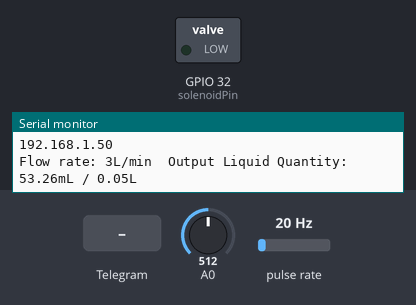
Simulated run of this sketch. Board: ESP8266 (NodeMCU). Shown: switched loads named in the sketch (green lamp = pin HIGH), the last lines printed to the serial monitor. Wiring (inferred from the names in the program): pulse sensor: data GPIO 27. The test bench sets the inputs (shaded band); at power-on: A0 = 512, pulse rate 20 Hz. WiFi joins after 1.5 s; servers stay silent unless stated.

Above: at 3.2 s.
3.3 s: Telegram message "/Open" received
At 4.9 s:
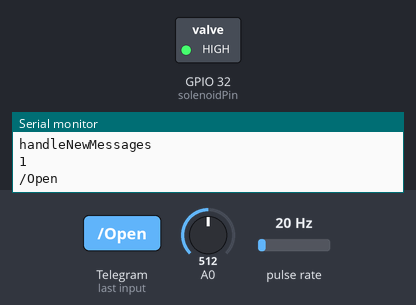
7.0 s: Telegram message "/Close" received
At 9.0 s:
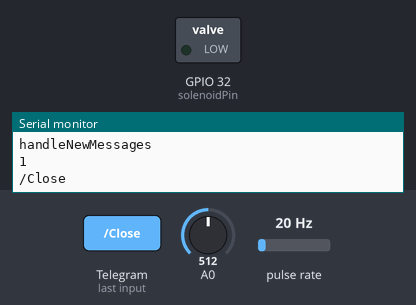
9.2 s: A0 set to 488
At 10.9 s:
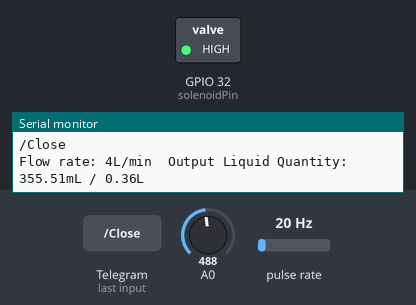
Timing chart, 0 to 12.4 s (numbered marks = the images above; inputs shaded):
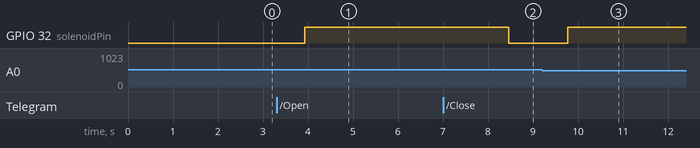

Measured:
- the behaviour switches between 500 and 499 on A0 (found by bisection; images 2 and 3)
- after the input at 3.3 s, GPIO 32 (solenoidPin): LOW → HIGH after 0.62 s
- after the input at 7.0 s, GPIO 32 (solenoidPin): HIGH → LOW after 1.5 s
- after the input at 9.2 s, GPIO 32 (solenoidPin): LOW → HIGH after 0.57 s

The sketch:

Monitoring_Water_Level.ino
```cpp
#ifdef ESP32
#include <WiFi.h>
#else
#include <ESP8266WiFi.h>
#endif
#include <WiFiClientSecure.h>
#include <UniversalTelegramBot.h>
#include <ArduinoJson.h>

//wifi
const char* ssid = "AndroidAP5387"; //isi sendiri bro
const char* password = "pyuh6248"; //isi sendiri bro

// Initialize Telegram BOT
#define BOTtoken "5752726455:AAEODC5VlCuh4l3iDjOZTLi87HHAWk5hk2c" // your Bot Token (Get from Botfather)

// ID Telegram
#define CHAT_ID "1693413651" // ID Tele mu

#ifdef ESP8266
  X509List cert(TELEGRAM_CERTIFICATE_ROOT);
#endif

WiFiClientSecure client;
UniversalTelegramBot bot(BOTtoken, client);

// cek pesan tiap 1 detik
int botRequestDelay = 1000;
unsigned long lastTimeBotRan;
//------------------------------------------------------------------------------------
//SOLENOID VALVE
int solenoidPin = 32;

//FLOW METER SENSOR
int sensorPin = 27;
volatile long pulse;
unsigned long lastTime;
float volume;
float flowMilliLitres = 0;
float totalMilliLitres = 0;
float input = 0;
float batastotal = 0;

//WATER LEVEL SENSOR
#define SIGNAL_PIN1 35 // ESP32 pin GIOP36 (ADC0) connected to sensor's signal pin
#define SIGNAL_PIN2 34 // ESP32 pin GIOP36 (ADC0) connected to sensor's signal pin
int value1 = 0; // variable to store the sensor value
int value2 = 0; // variable to store the sensor value

//FLOW SENSOR FUNCTION
void increase() {
  pulse++;
}
//------------------------------------------------------------------------------------
//Message Telebot
void handleNewMessages(int numNewMessages) {
  Serial.println("handleNewMessages");
  Serial.println(String(numNewMessages));

  for (int i=0; i<numNewMessages; i++) {
    // Chat id requester
    String chat_id = String(bot.messages[i].chat_id);
    if (chat_id != CHAT_ID){
      bot.sendMessage(chat_id, "Unauthorized user", "");
            continue;
    }

    // Print the received message
    String text = bot.messages[i].text;
    Serial.println(text);
    String from_name = bot.messages[i].from_name;

    if (text == "/Hai") {
      String welcome = "Welcome, " + from_name + ".\n\n";
      welcome += "Gunakan perintah dibawah ini untuk mengontrol Solenoid Valve.\n";
      welcome += "/Open Selenoid \n";
      welcome += "/Close Selenoid  \n\n";
      welcome += "Gunakan perintah dibawah ini untuk mengecek banyak air.\n";
      welcome += "/Check_WLS Kondisi banyak air\n\n";
      welcome += "Gunakan perintah dibawah ini untuk input banyak air yang dikeluarkan.\n";
      welcome += "/1_Liter untuk mengeluarkan air 1 liter \n";
      welcome += "/2_Liter untuk mengeluarkan air 2 liter \n";
      welcome += "/3_Liter untuk mengeluarkan air 3 liter \n\n";
      welcome += "Gunakan perintah dibawah ini untuk mereset.\n";
      welcome += "/Reset\n";
      bot.sendMessage(chat_id, welcome, "");
    }

    //solenoid manual on
    if (text == "/Open") {
        bot.sendMessage(chat_id, "Selenoid OPEN", "");
        digitalWrite(solenoidPin, HIGH);
    }
    //solenoid manual off
    if (text == "/Close") {
        bot.sendMessage(chat_id, "Selenoid CLOSE", "");
        digitalWrite(solenoidPin, LOW);
    }
    //cek kondisi banyak air
    if (text == "/Check_WLS") {
        bot.sendMessage(chat_id, "Kondisi  banyak air saat ini", "");

        if(value1 < 500){ //value 1 dari water level sensor 1
          //digitalWrite(solenoidPin, HIGH); //Switch Solenoid ON
          bot.sendMessage(chat_id, "Kondisi air : Hampir Kosong");
        }

        else if (value1 > 2000 && value2 < 500){
          bot.sendMessage(chat_id, "Kondisi air : Sisa Setengah");
        }

        else if (value2 > 2000){ //value 2 dari water level sensor 2
          //digitalWrite(solenoidPin, LOW); //Switch Solenoid OFF
          bot.sendMessage(chat_id, "Kondisi air : Hampir Penuh");
        }
    }

    //input air
    if (text == "/1_Liter") {
      batastotal = totalMilliLitres + 1000;
      digitalWrite(solenoidPin, HIGH);
      bot.sendMessage(chat_id, "Air akan keluar sebanyak 1 Liter");
      if (totalMilliLitres == batastotal){
        digitalWrite(solenoidPin, LOW);
      }
    }

    else if (text == "/2_Liter") {
      batastotal = totalMilliLitres + 2000;
      digitalWrite(solenoidPin, HIGH);
      bot.sendMessage(chat_id, "Air akan keluar sebanyak 2 Liter");
      if (totalMilliLitres == batastotal){
        digitalWrite(solenoidPin, LOW);
      }
    }

    else if (text == "/3_Liter") {
      batastotal = totalMilliLitres + 3000;
      digitalWrite(solenoidPin, HIGH);
      bot.sendMessage(chat_id, "Air akan keluar sebanyak 3 Liter");
      if (totalMilliLitres == batastotal){
        digitalWrite(solenoidPin, LOW);
      }
    }

    //input air
    if (text == "/Reset") {
      bot.sendMessage(chat_id, "Data banyak air yang keluar akan di reset");
      totalMilliLitres = 0;
    }
  }
}
//------------------------------------------------------------------------------------
void setup() {
  //SOLENOID VALVE
  Serial.begin(115200);
  pinMode(solenoidPin, OUTPUT); //Sets the pin as an output

  //FLOW METER SENSOR
  pinMode(sensorPin, INPUT);

  attachInterrupt(digitalPinToInterrupt(sensorPin), increase, RISING);

  //WATER LEVEL SENSOR
  // Connect to Wi-Fi
  WiFi.mode(WIFI_STA);
  WiFi.begin(ssid, password);
  #ifdef ESP32
    client.setCACert(TELEGRAM_CERTIFICATE_ROOT); // Add root certificate for api.telegram.org
  #endif
  while (WiFi.status() != WL_CONNECTED) {
    delay(1000);
    Serial.println("Connecting to WiFi..");
  }
  // Print ESP32 Local IP Address
  Serial.println(WiFi.localIP());
}

void loop() {
  //WATER LEVEL SENSOR
  value1 = analogRead(SIGNAL_PIN1); // read the analog value from sensor
  value2 = analogRead(SIGNAL_PIN2); // read the analog value from sensor
  delay(10);                      // wait 1s

  //SOLENOID VALVE
  //If water level sensor condition to solenoid
  if(value1 < 500){ //value 1 dari water level sensor 1
      //Serial.print("HABIS\n");
      digitalWrite(solenoidPin, HIGH); //Switch Solenoid ON
      delay(1000); //Wait 1 Second
      //bot.sendMessage(chat_id, "SEDANG MENGISI");
  }

  else if (value2 > 2000){ //value 2 dari water level sensor 2
      //Serial.print("PENUH\n");
      digitalWrite(solenoidPin, LOW); //Switch Solenoid OFF
      delay(1000); //Wait 1 Second
      //bot.sendMessage(chat_id, "SUDAH PENUH");
  }

  //FLOW METER SENSOR
  volume = 2.663 * pulse / 1000 * 30;
  if (millis() - lastTime > 2000) {
    pulse = 0;
    lastTime = millis();
  }
  flowMilliLitres = (volume / 60) * 1000;

  // Add the millilitres passed in this second to the cumulative total
  totalMilliLitres += flowMilliLitres;

  // Print the flow rate for this second in litres / minute
  Serial.print("Flow rate: ");
  Serial.print(int(volume));  // Print the integer part of the variable
  Serial.print("L/min");
  Serial.print("\t");       // Print tab space

  // Print the cumulative total of litres flowed since starting
  Serial.print("Output Liquid Quantity: ");
  Serial.print(totalMilliLitres);
  Serial.print("mL / ");
  Serial.print(totalMilliLitres / 1000);
  Serial.println("L");


  if (millis() > lastTimeBotRan + botRequestDelay) {
    int numNewMessages = bot.getUpdates(bot.last_message_received + 1);
    while(numNewMessages) {
      Serial.println("got response"); handleNewMessages(numNewMessages);
      numNewMessages = bot.getUpdates(bot.last_message_received + 1);
    }
    lastTimeBotRan = millis();
  }

/*
    //FLOW METER SENSOR
    if (text == "/Check_FMS") {
      volume = 2.663 * pulse / 1000 * 30;
      if (millis() - lastTime > 2000) {
        pulse = 0;
        lastTime = millis();
      }
      Serial.print(volume);
      Serial.println(" L/m");
    }

    if (text == "/Input_FMS") {
      welcome += "/2000\n";
        if (text == "/2000"){
          int a = 2000;
          if (Total == a){
              digitalWrite(solenoidPin, LOW);
          }
        }
      welcome += "/4000\n";
      welcome += "/6000\n";
      welcome += "/8000\n";
      welcome += "/10000\n";
    }

    if (text == "/Check_WLS") {
      if(value1 < 500){
          Serial.print("HABIS\n");
      }
      else if (value1 > 2000){
          Serial.print("HAMPIR HABIS\n");
      }
      else if (value2 < 500){
          Serial.print("HAMPIR PENUH\n");
      }
      else if (value2 > 2000){
          Serial.print("PENUH\n");
      }
*/
  delay(1000);
}
```
